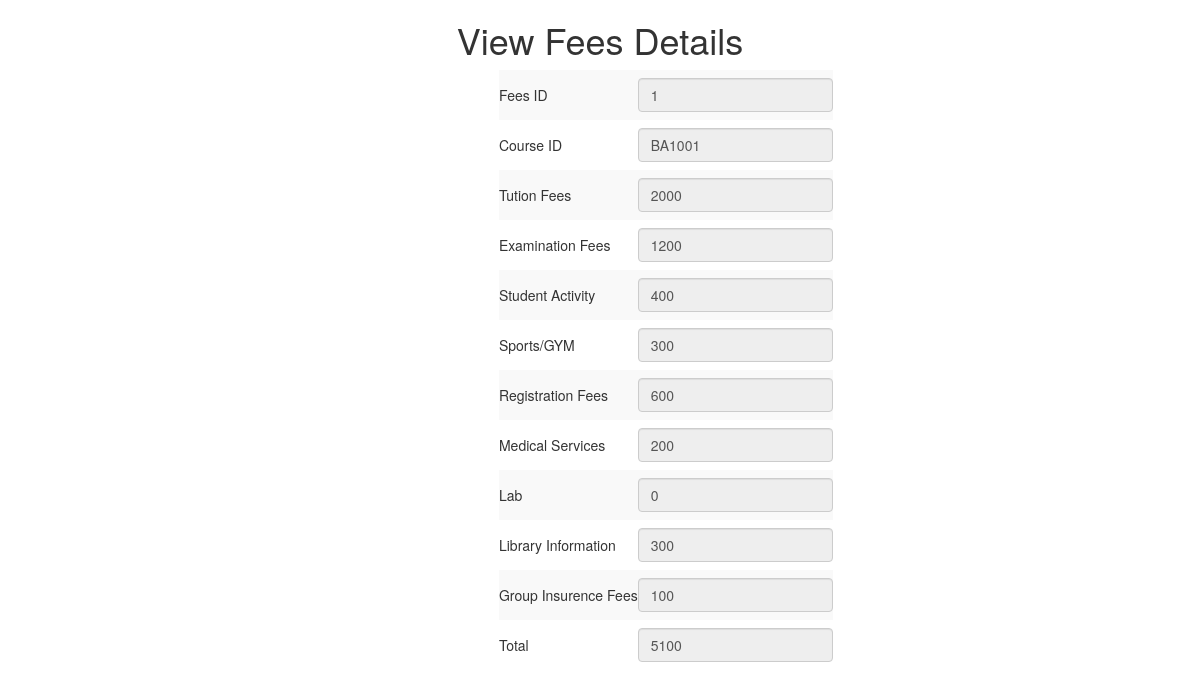
Screenshot of /student/viewfeesdetails.php?a=BA1001 with the database file from the repository.
### tables this page shows
CREATE TABLE `fees_details` (
  `fees_id` int(50) NOT NULL,
  `course_id` varchar(50) NOT NULL,
  `tution_fees` float NOT NULL,
  `examination_fees` float NOT NULL,
  `student_activity` float NOT NULL,
  `sports_gym` float NOT NULL,
  `registration_fees` float NOT NULL,
  `medical_services` float NOT NULL,
  `lab` float NOT NULL,
  `library_information` float NOT NULL,
  `group_insurance_fees` float NOT NULL,
  `total` float NOT NULL
);

### student/viewfeesdetails.php (the view, shortened to what this page needs)
<!DOCTYPE html PUBLIC "-//W3C//DTD XHTML 1.0 Transitional//EN" "http://www.w3.org/TR/xhtml1/DTD/xhtml1-transitional.dtd">
<html xmlns="http://www.w3.org/1999/xhtml">
<head>
<link href="../bootstrap/bootstrap.min.css" rel="stylesheet" type="text/css"/>
</head>
<body>
<?php
include("connect.php");
$course_id=$_GET["a"];
$sql="select * from fees_details where course_id='$course_id'";
$rs=mysqli_query($con,$sql);
$row=mysqli_fetch_row($rs);
?>
<h1 align="center">View Fees Details</h1>
<div class="row">
<div class="col-sm-2">
</div>
<div class="col-sm-8">
 <table border="0" align="center" class="table-striped">
    <tr>
      <td >Fees ID</td>
      <td  height="50"><input type="text" name="textfield" id="textfield" class="form-control" value="<?php echo $row[0] ?>" readonly="readonly"/></td>
    </tr>
    <tr>
      <td >Course ID</td>
      <td  height="50"><input type="text" name="textfield2" id="textfield2"  class="form-control" value="<?php echo $row[1] ?>" readonly="readonly"/></td>
    </tr>
    <tr>
      <td >Tution Fees</td>
      <td  height="50"><input type="text" name="textfield3" id="textfield3" class="form-control" value="<?php echo $row[2] ?>" readonly="readonly"/></td>
    </tr>
    <tr>
      <td >Examination Fees</td>
      <td  height="50"><input type="text" name="textfield4" id="textfield4"  class="form-control" value="<?php echo $row[3] ?>" readonly="readonly"/></td>
    </tr>
    <tr>
      <td >Student Activity</td>
      <td  height="50"><input type="text" name="textfield5" id="textfield5"  class="form-control" value="<?php echo $row[4] ?>" readonly="readonly"/></td>
    </tr>
    <tr>
      <td >Sports/GYM</td>
      <td  height="50"><input type="text" name="textfield6" id="textfield6"  class="form-control" value="<?php echo $row[5] ?>" readonly="readonly"/></td>
    </tr>
    <tr>
      <td >Registration Fees</td>
      <td  height="50"><input type="text" name="textfield7" id="textfield7"  class="form-control" value="<?php echo $row[6] ?>" readonly="readonly"/></td>
    </tr>
    <tr>
      <td >Medical Services</td>
      <td  height="50"><input type="text" name="textfield8" id="textfield8"  class="form-control" value="<?php echo $row[7] ?>" readonly="readonly"/></td>
    </tr>
    <tr>
      <td >Lab</td>
      <td  height="50"><input type="text" name="textfield9" id="textfield9"  class="form-control" value="<?php echo $row[8] ?>" readonly="readonly"/></td>
    </tr>
    <tr>
      <td >Library Information</td>
      <td  height="50"><input type="text" name="textfield10" id="textfield10"  class="form-control" value="<?php echo $row[9] ?>" readonly="readonly"/></td>
    </tr>
    <tr>
      <td >Group Insurence Fees</td>
      <td  height="50"><input type="text" name="textfield11" id="textfield11"  class="form-control" value="<?php echo $row[10] ?>" readonly="readonly"/></td>
    </tr>
    <tr>
      <td >Total</td>
      <td  height="50"><input type="text" name="textfield12" id="textfield12"  class="form-control" value="<?php echo $row[11] ?>" readonly="readonly"/></td>
    </tr>
</div>
<div class="col-sm-2">
</div>
</div>
</body>
</html>

### rows the page displays
fees_details: textfield "1", textfield2 "BA1001", textfield3 "2000", textfield4 "1200", textfield5 "400", textfield6 "300", textfield7 "600", textfield8 "200", textfield9 "0", textfield10 "300", textfield11 "100", textfield12 "5100"
